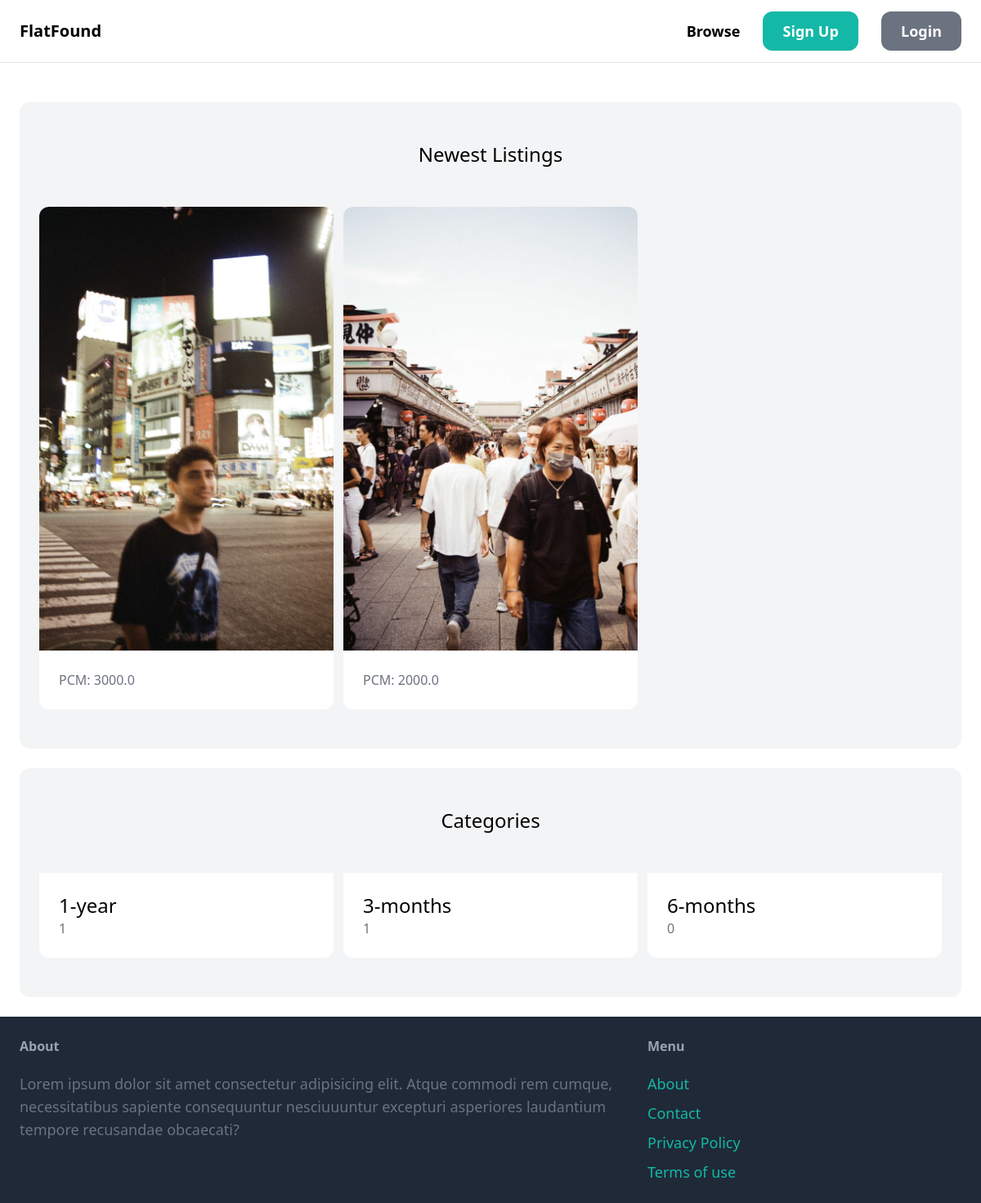
Before: / with the older database file.
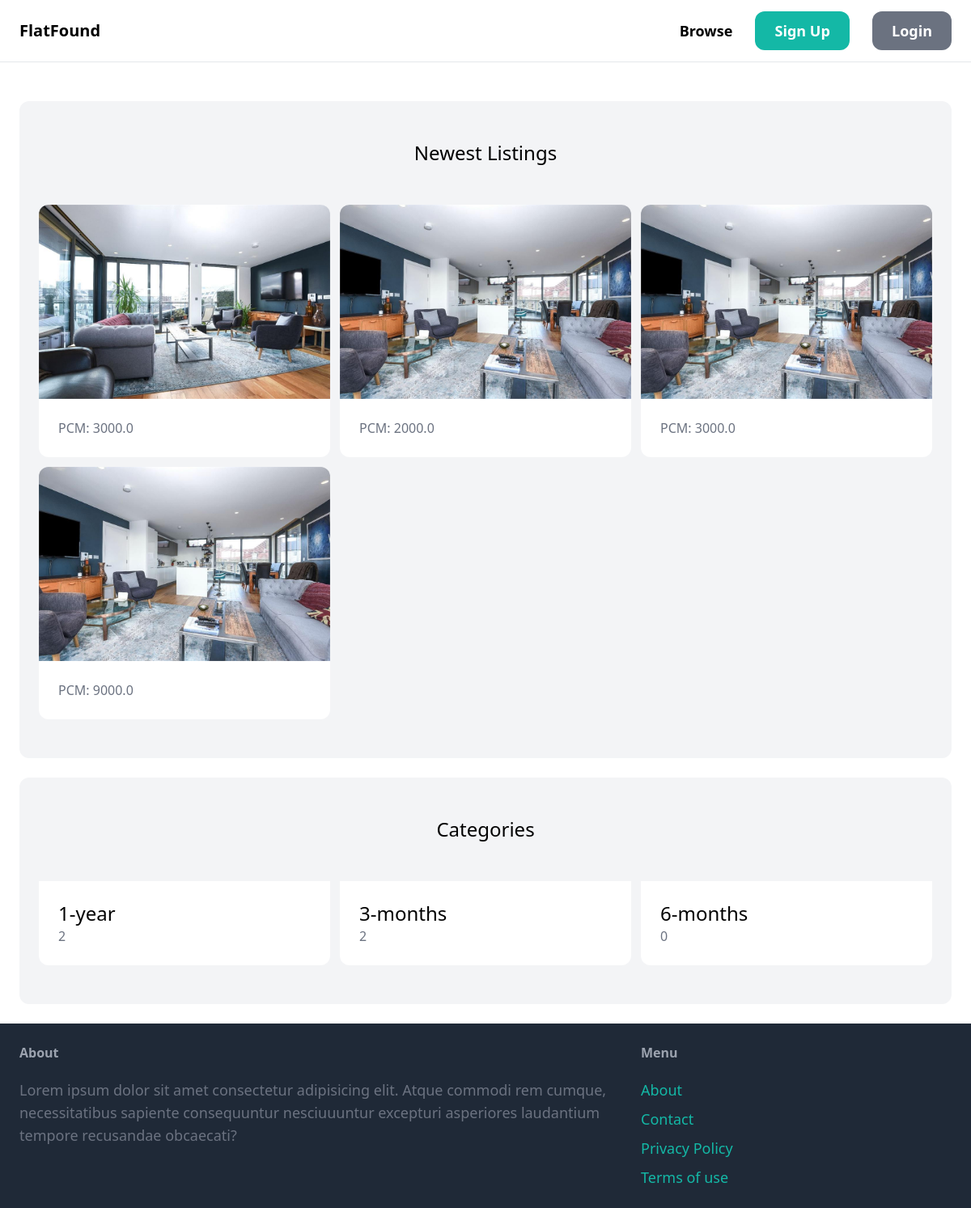
After: the same page with the newer database file.
### property/models.py (models this page shows, shortened)
class Property(models.Model):
    category = models.ForeignKey(
        Category, related_name='properties', on_delete=models.CASCADE)
    price_pcm = models.IntegerField()
    ppw = models.FloatField()
    address = models.TextField(blank=True, null=True)
    postcode = models.TextField(blank=True, null=True)
    description = models.TextField(blank=True, null=True)
    image = models.ImageField(upload_to='prop_images', blank=True, null=True)
    created_by = models.ForeignKey(User, related_name='properties', on_delete=models.CASCADE) # If the user is deleted then so are their properties.
    created_at = models.DateField(auto_now_add=True)

class Category(models.Model):
    name = models.CharField(max_length=255)
    class Meta:
        ordering = ('name',)
        verbose_name_plural = 'Categories'

### core/views.py (the view)
# urls.py: path('', views.index, name='index'),
def index(request):
    properties = Property.objects.all()[0:6]
    categories = Category.objects.all
    return render(request, 'core/index.html', {
        'categories': categories,
        'properties': properties
    })

### core/templates/core/index.html (shortened to what this page needs)
{% extends 'core/base.html' %}
{% block content %}
<div class="mt-6 px-6 py-12 bg-gray-100 rounded-xl">
    <h2 class="mb-12 text-2xl text-center">Newest Listings</h2>
    <div class="grid grid-cols-3 gap-3">
        {% for property in properties %}
        <div>
            <a href="{% url 'property:detail' property.id %}">
                <div>
                    <img src="{{ property.image.url }}" alt="" class="rounded-t-xl">
                </div>
                <div class="p-6 bg-white rounded-b-xl">
                    <p class="text-gray-500">PCM: {{property.price_pcm}}</p>
                </div>
            </a>
        </div>
        {% endfor %}
    </div>
</div>
<div class="mt-6 px-6 py-12 bg-gray-100 rounded-xl">
    <h2 class="mb-12 text-2xl text-center">Categories</h2>
    <div class="grid grid-cols-3 gap-3">
        {% for category in categories %}
        <a href="#">
            <div class="p-6 bg-white rounded-b-xl">
                <h2 class="text-2xl">{{ category.name }}</h2>
                <p class="text-gray-500"> {{ category.properties.count }}</p>
            </div>
        </a>
        {% endfor %}
    </div>
</div>
{% endblock %}

### core/templates/core/base.html (shortened to what this page needs)
<!DOCTYPE html>
<html lang="en">
  <head>
    <script src="https://cdn.tailwindcss.com"></script>
  </head>
  <body>
    <nav
      class="px-6 py-6 flex justify-between items-center border-b border-gray-200"
    >
      <a href="/" class="text-xl font-semibold">FlatFound</a>
      <div class="space-x-6">
        <a href="{% url 'property:properties' %}" class="text-lg font-semibold hover:text-gray-500">Browse</a>
        {% if request.user.is_authenticated %}
        <a href="{% url 'dashboard:index' %}" class="text-lg font-semibold hover:text-gray-500">Dashboard</a>
        <a href="{% url 'property:new' %}" class="text-lg font-semibold hover:text-gray-500"
          >New Listing</a
        >
        {% else %}
        <a
          href="{% url 'core:signup' %}"
          class="px-6 py-3 text-lg font-semibold bg-teal-500 text-white rounded-xl hover:bg-teal-700"
          >Sign Up</a
        >
        <a
          href="{% url 'core:login' %}"
          class="px-6 py-3 text-lg font-semibold bg-gray-500 text-white rounded-xl hover:bg-gray-700"
          >Login</a
        >
        {% endif %}
      </div>
    </nav>
    <div class="px-6 py-6">{% block content %} {% endblock %}</div>
    <footer class="py-6 px-6 flex justify-between bg-gray-800">
      <div class="w-2/3 pr-10">
        <h3 class="mb-5 font-semibold text-gray-400">About</h3>
        <p class="text-lg text-gray-500">
          Lorem ipsum dolor sit amet consectetur adipisicing elit. Atque commodi
          rem cumque, necessitatibus sapiente consequuntur nesciuuuntur
          excepturi asperiores laudantium tempore recusandae obcaecati?
        </p>
      </div>
      <div class="w-1/3">
        <h3 class="mb-5 font-semibold text-gray-400">Menu</h3>
        <ul class="space-y-2">
          <li><a href="#" class="text-lg text-teal-500 hover:text-teal-700">About</a></li>
          <li><a href="" class="text-lg text-teal-500 hover:text-teal-700">Contact</a></li>
          <li><a href="#" class="text-lg text-teal-500 hover:text-teal-700">Privacy Policy</a></li>
          <li><a href="#" class="text-lg text-teal-500 hover:text-teal-700">Terms of use</a></li>
        </ul>
      </div>
    </footer>
  </body>
</html>

Changed rows visible on the page:
changed Property (number 1 of 4 on the later page): image: a different picture
changed Property (number 2 of 4 on the later page): image: a different picture
added Property: image (picture), price_pcm "3000.0"
added Property: image (picture), price_pcm "9000.0"
computed for Category "1-year": properties.count "1" → "2"
computed for Category "3-months": properties.count "1" → "2"
